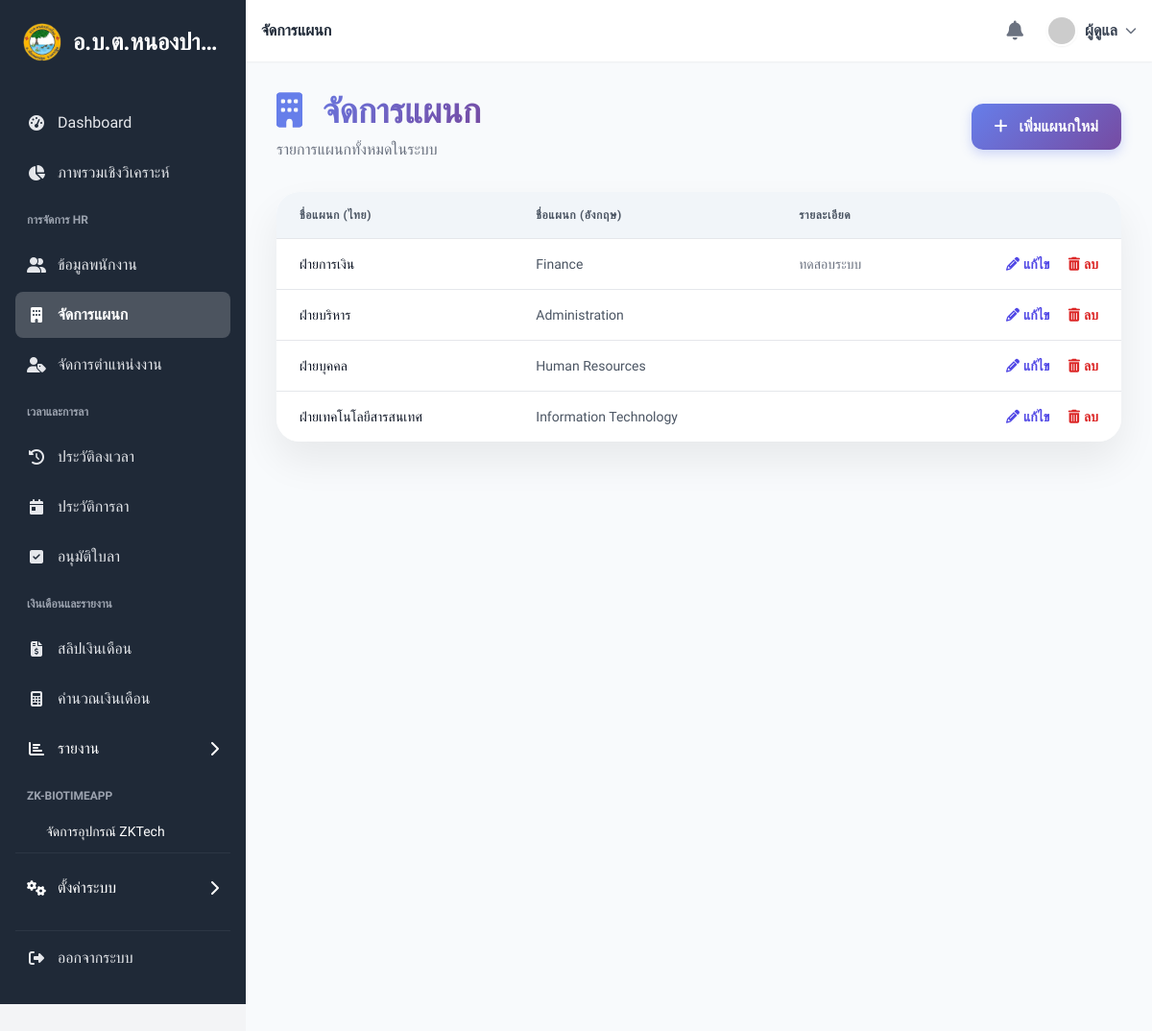
The page /department (signed in) on the database its author committed.
### tables this page shows
CREATE TABLE `departments`  (
  `id` int NOT NULL AUTO_INCREMENT,
  `name_th` varchar(100) NOT NULL,
  `name_en` varchar(100) NULL DEFAULT NULL,
  `description` text NULL,
  `created_at` timestamp NOT NULL DEFAULT current_timestamp,
  `updated_at` timestamp NOT NULL DEFAULT current_timestamp ON UPDATE CURRENT_TIMESTAMP,
  PRIMARY KEY (`id`) USING BTREE
);

### controllers/DepartmentController.php (called while the page is built, shortened)
<?php
require_once __DIR__ . '/../config/database.php';
require_once __DIR__ . '/../models/Department.php';
class DepartmentController
{
    private $department;
    public function __construct()
    {
        $database = new Database();
        $this->db = $database->getConnection();
        $this->department = new Department($this->db);
    }
    public function index()
    {
        $page_title = "จัดการแผนก";
        $departments_stmt = $this->department->readAll();
        if ($departments_stmt === null || !$departments_stmt instanceof PDOStatement) {
            $stmt = null;
            $num = 0;
            $_SESSION['error_message'] = "ไม่สามารถดึงข้อมูลแผนกได้ โปรดตรวจสอบการเชื่อมต่อฐานข้อมูล ตาราง หรือ PHP Error Log";
        } else {
            $num = $departments_stmt->rowCount();
        }
        require_once __DIR__ . '/../views/settings/departments/index.php';
    }
}

### config/database.php (called while the page is built, shortened)
<?php
class Database {
    private $host = "localhost";
    private $db_name = "hrm_nongpaklong";
    private $username = "root";
    private $password = "";
    public function getConnection() {
        $this->conn = null;
        try {
            $this->conn = new PDO("mysql:host=" . $this->host . ";dbname=" . $this->db_name, $this->username, $this->password);
            $this->conn->exec("set names utf8");
            $this->conn->setAttribute(PDO::ATTR_ERRMODE, PDO::ERRMODE_EXCEPTION);
        } catch (PDOException $exception) {
            echo "Connection error: " . $exception->getMessage();
            die();
        }
        return $this->conn;
    }
}

### models/Department.php (called while the page is built, shortened)
<?php
class Department
{
    private $conn;
    private $table_name = "departments";
    public function __construct($db)
    {
        $this->conn = $db;
    }
    public function readAll()
    {
        try {
            $query = "SELECT id, name_th, name_en, description FROM " . $this->table_name . " ORDER BY name_th ASC";
            $stmt = $this->conn->prepare($query);
            $stmt->execute();
            return $stmt;
        } catch (PDOException $e) {
            error_log("Database error in Department->readAll(): " . $e->getMessage());
            return null;
        }
    }
}

### models/Setting.php (called while the page is built, shortened)
<?php
class Setting {
    private $conn;
    private $table_name = "system_settings";
    public function __construct($db) {
        $this->conn = $db;
    }
    public function getSimpleSettings() {
        $settings = [];
        $query = "SELECT setting_key, setting_value FROM " . $this->table_name;
        try {
            $stmt = $this->conn->prepare($query);
            $stmt->execute();
            while ($row = $stmt->fetch(PDO::FETCH_ASSOC)) {
                $settings[$row['setting_key']] = $row['setting_value'];
            }
        } catch (PDOException $e) {
            error_log("Error getting simple settings: " . $e->getMessage());
        }
        return $settings;
    }
}
?>

### views/settings/departments/index.php (the view, shortened to what this page needs)
<?php
require_once __DIR__ . '/../../layouts/header.php';
?>
<?php require_once __DIR__ . '/../../layouts/sidebar.php'; ?>
<main class="flex-1 p-4 sm:p-6 lg:p-8 bg-slate-50 min-h-screen">
    <div class="floating-header">
        <div>
            <h1 class="text-3xl md:text-4xl font-bold section-header">
                <i class="fas fa-building mr-3" style="-webkit-text-fill-color: #667eea;"></i>
                <?php echo htmlspecialchars($page_title ?? 'จัดการข้อมูลแผนก'); ?>
            </h1>
            <p class="text-gray-500 mt-2">รายการแผนกทั้งหมดในระบบ</p>
        </div>
        <a href="<?php echo BASE_URL; ?>/departments/create" class="btn-primary">
            <i class="fas fa-plus mr-2"></i>
            เพิ่มแผนกใหม่
        </a>
    </div>
    <div class="table-container">
        <div class="overflow-x-auto">
            <table class="min-w-full divide-y divide-gray-200">
                <thead class="bg-slate-100">
                    <tr>
                        <th scope="col" class="px-6 py-4 text-left text-xs font-semibold text-gray-600 uppercase tracking-wider">
                            ชื่อแผนก (ไทย)
                        </th>
                        <th scope="col" class="px-6 py-4 text-left text-xs font-semibold text-gray-600 uppercase tracking-wider">
                            ชื่อแผนก (อังกฤษ)
                        </th>
                        <th scope="col" class="px-6 py-4 text-left text-xs font-semibold text-gray-600 uppercase tracking-wider">
                            รายละเอียด
                        </th>
                        <th scope="col" class="relative px-6 py-3">
                        </th>
                    </tr>
                </thead>
                <tbody class="bg-white divide-y divide-gray-200">
                    <?php if (isset($num) && $num > 0 && isset($stmt) && $stmt !== null): ?>
                        <?php while ($row = $stmt->fetch(PDO::FETCH_ASSOC)): ?>
                            <tr class="hover:bg-slate-50 transition-colors duration-200">
                                <td class="px-6 py-4 whitespace-nowrap text-sm font-medium text-gray-900">
                                    <?php echo htmlspecialchars($row['name_th']); ?>
                                </td>
                                <td class="px-6 py-4 whitespace-nowrap text-sm text-gray-600">
                                    <?php echo htmlspecialchars($row['name_en']); ?>
                                </td>
                                <td class="px-6 py-4 whitespace-nowrap text-sm text-gray-500 max-w-xs truncate">
                                    <?php echo htmlspecialchars($row['description']); ?>
                                </td>
                                <td class="px-6 py-4 whitespace-nowrap text-right text-sm font-medium space-x-4">
                                    <a href="<?php echo BASE_URL; ?>/departments/edit/<?php echo htmlspecialchars($row['id']); ?>" class="table-action-link">
                                        <i class="fas fa-pencil-alt mr-1"></i>แก้ไข
                                    </a>
                                    <form action="<?php echo BASE_URL; ?>/departments/destroy/<?php echo htmlspecialchars($row['id']); ?>" method="POST" class="inline-block" onsubmit="return confirm('คุณแน่ใจหรือไม่ที่จะลบแผนก <?php echo htmlspecialchars(addslashes($row['name_th'])); ?>?');">
                                        <button type="submit" class="table-action-delete bg-transparent border-none p-0 cursor-pointer">
                                            <i class="fas fa-trash-alt mr-1"></i>ลบ
                                        </button>
                                    </form>
                                </td>
                            </tr>
                        <?php endwhile; ?>
                    <?php endif; ?>
                </tbody>
            </table>
        </div>
    </div>
</main>
<?php require_once __DIR__ . '/../../layouts/footer.php'; ?>

### views/settings/departments/index.php (style rules this page uses)
.btn-primary { background: linear-gradient(135deg, #667eea 0%, #764ba2 100%); color: white; transition: all 0.3s ease; border-radius: 12px; padding: 12px 24px; font-weight: 600; box-shadow: 0 4px 12px rgba(102, 126, 234, 0.3); border: none; }
.section-header { background: linear-gradient(135deg, #667eea 0%, #764ba2 100%); -webkit-background-clip: text; -webkit-text-fill-color: transparent; background-clip: text; font-weight: 700; }
.floating-header { display: flex; justify-content: space-between; align-items: center; margin-bottom: 32px; }
.table-container { background: white; border-radius: 24px; box-shadow: 0 20px 40px rgba(0, 0, 0, 0.07); overflow: hidden; }
.table-action-link { color: #4f46e5; font-weight: 600; transition: color 0.3s; }
.table-action-delete { color: #dc2626; font-weight: 600; transition: color 0.3s; }

### rows shown on the page
departments: name_th "ฝ่ายการเงิน", name_en "Finance", description "ทดสอบระบบ"
departments: name_th "ฝ่ายบริหาร", name_en "Administration"
departments: name_th "ฝ่ายบุคคล", name_en "Human Resources"
departments: name_th "ฝ่ายเทคโนโลยีสารสนเทศ", name_en "Information Technology"

### other values the page prints
$org_name "อ.บ.ต.หนองปา…"
$page_title "จัดการแผนก"
$_SESSION['user_name'] "ผู้ดูแล"
